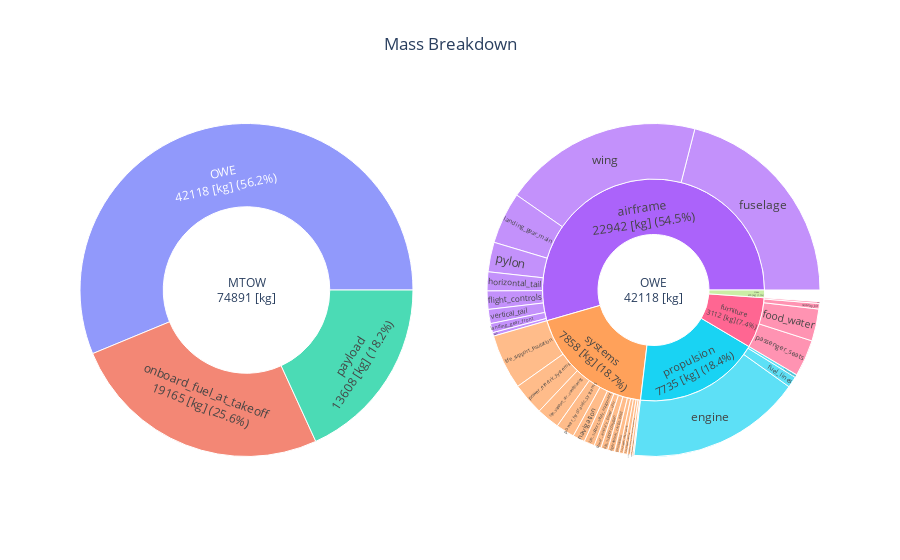

The code cell stored with this chart in its notebook:
### Markdown cell above
This first mass breakdown plot enables to visualize the Maximum TakeOff Weight (MTOW) and Overall Weight Empty (OWE) for a single design.

### Code cell
fig = oad.mass_breakdown_sun_plot(CeRAS_2750nm_MDA_OUTPUT_FILE)
fig.show()

### Figure 1 — Plotly figure (JSON) as saved in the notebook; plotly's stock layout.template omitted (floating-point values rounded to 4 significant figures)
{"data": [{"branchvalues": "total", "domain": {"x": [0, 0.45], "y": [0, 1]}, "labels": ["MTOW<br>74891 [kg]", "payload<br>13608 [kg] (18.2%)", "onboard_fuel_at_takeoff<br>19165 [kg] (25.6%)", "OWE<br>42118 [kg] (56.2%)"], "parents": ["", "MTOW<br>74891 [kg]", "MTOW<br>74891 [kg]", "MTOW<br>74891 [kg]"], "type": "sunburst", "values": [74890.0, 13608, 19170.0, 42120.0]}, {"branchvalues": "total", "domain": {"x": [0.55, 1], "y": [0, 1]}, "labels": ["OWE<br>42118 [kg]", "airframe<br>22942 [kg] (54.5%)", "crew<br>470 [kg] (1.1%)", "furniture<br>3112 [kg] (7.4%)", "propulsion<br>7735 [kg] (18.4%)", "systems<br>7858 [kg] (18.7%)", "flight_controls", "fuselage", "horizontal_tail", "paint", "pylon", "vertical_tail", "wing", "landing_gear_front", "landing_gear_main", "food_water", "passenger_seats", "security_kit", "toilets", "engine", "fuel_lines", "unconsumables", "flight_kit", "navigation", "transmission", "life_support_air_conditioning", "life_support_cabin_lighting", "life_support_de-icing", "life_support_insulation", "life_support_oxygen", "life_support_safety_equipment", "life_support_seats_crew_accommodation", "operational_cargo_hold", "operational_radar", "power_auxiliary_power_unit", "power_electric_systems", "power_hydraulic_systems"], "parents": ["", "OWE<br>42118 [kg]", "OWE<br>42118 [kg]", "OWE<br>42118 [kg]", "OWE<br>42118 [kg]", "OWE<br>42118 [kg]", "airframe<br>22942 [kg] (54.5%)", "airframe<br>22942 [kg] (54.5%)", "airframe<br>22942 [kg] (54.5%)", "airframe<br>22942 [kg] (54.5%)", "airframe<br>22942 [kg] (54.5%)", "airframe<br>22942 [kg] (54.5%)", "airframe<br>22942 [kg] (54.5%)", "airframe<br>22942 [kg] (54.5%)", "airframe<br>22942 [kg] (54.5%)", "furniture<br>3112 [kg] (7.4%)", "furniture<br>3112 [kg] (7.4%)", "furniture<br>3112 [kg] (7.4%)", "furniture<br>3112 [kg] (7.4%)", "propulsion<br>7735 [kg] (18.4%)", "propulsion<br>7735 [kg] (18.4%)", "propulsion<br>7735 [kg] (18.4%)", "systems<br>7858 [kg] (18.7%)", "systems<br>7858 [kg] (18.7%)", "systems<br>7858 [kg] (18.7%)", "systems<br>7858 [kg] (18.7%)", "systems<br>7858 [kg] (18.7%)", "systems<br>7858 [kg] (18.7%)", "systems<br>7858 [kg] (18.7%)", "systems<br>7858 [kg] (18.7%)", "systems<br>7858 [kg] (18.7%)", "systems<br>7858 [kg] (18.7%)", "systems<br>7858 [kg] (18.7%)", "systems<br>7858 [kg] (18.7%)", "systems<br>7858 [kg] (18.7%)", "systems<br>7858 [kg] (18.7%)", "systems<br>7858 [kg] (18.7%)"], "type": "sunburst", "values": [42120.0, 22940.0, 470, 3112.0, 7735.0, 7859.0, 748.3, 8845.0, 773.6, 143.2, 1212.0, 579.4, 8148.0, 375.0, 2117.0, 1312.0, 1500, 225, 75, 7161.0, 455.6, 118.3, 45, 496.3, 200, 942.4, 169.7, 159.8, 2254.0, 284.1, 432.7, 126, 279.6, 100, 287.4, 1321.0, 760.5]}], "layout": {"autosize": true, "title": {"text": "Mass Breakdown", "x": 0.5}}}
